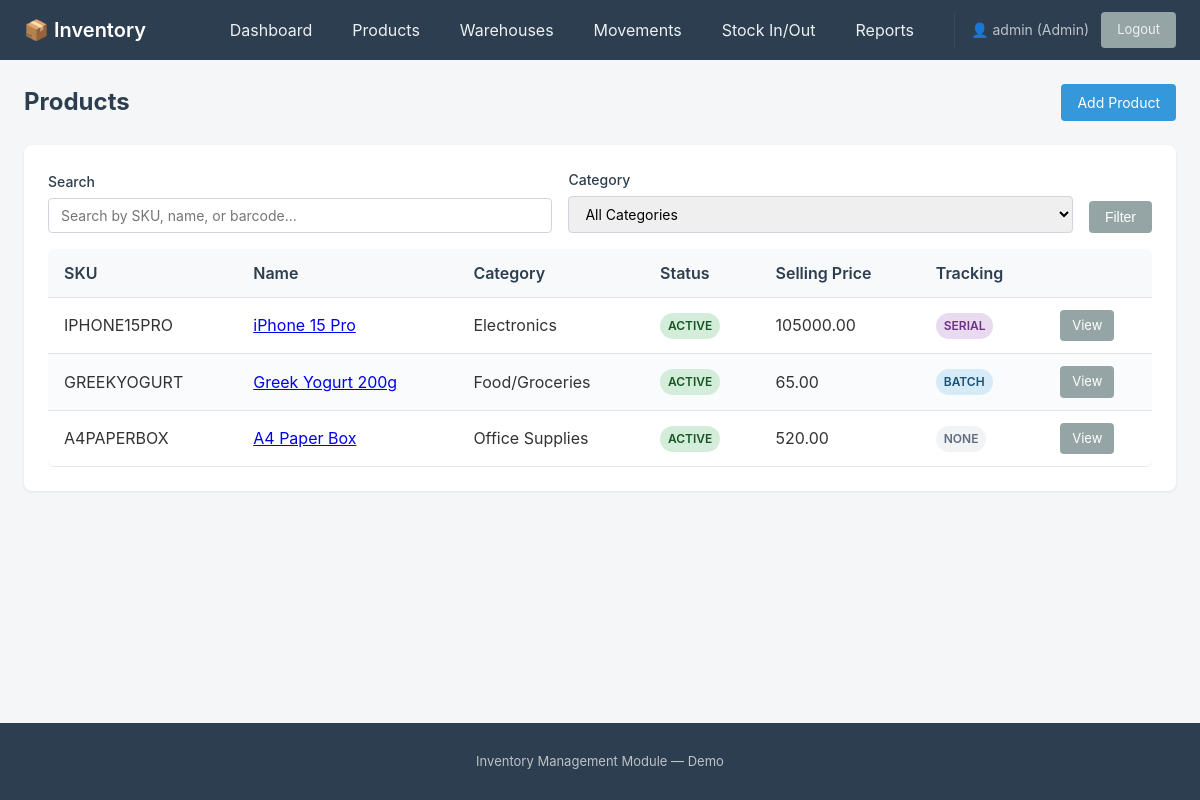
Screenshot of /products/ (signed in) with the database file from the repository.
### inventory/models.py (models this page shows, shortened)
class Product(models.Model):
    TRACKING_NONE = 'NONE'
    TRACKING_BATCH = 'BATCH'
    TRACKING_SERIAL = 'SERIAL'
    TRACKING_CHOICES = [
        (TRACKING_NONE, 'None'),
        (TRACKING_BATCH, 'Batch'),
        (TRACKING_SERIAL, 'Serial'),
    ]
    STATUS_ACTIVE = 'ACTIVE'
    STATUS_INACTIVE = 'INACTIVE'
    STATUS_CHOICES = [
        (STATUS_ACTIVE, 'Active'),
        (STATUS_INACTIVE, 'Inactive'),
    ]
    sku = models.CharField(max_length=50, unique=True)
    barcode = models.CharField(max_length=50, unique=True, null=True, blank=True)
    name = models.CharField(max_length=200)
    description = models.TextField(blank=True)
    category = models.ForeignKey(Category, on_delete=models.PROTECT, related_name='products')
    unit = models.ForeignKey(Unit, on_delete=models.PROTECT, related_name='products')
    cost_price = models.DecimalField(max_digits=10, decimal_places=2)
    selling_price = models.DecimalField(max_digits=10, decimal_places=2)
    reorder_level = models.IntegerField(default=10)
    tracking_mode = models.CharField(max_length=10, choices=TRACKING_CHOICES, default=TRACKING_NONE)
    status = models.CharField(max_length=10, choices=STATUS_CHOICES, default=STATUS_ACTIVE)

class Category(models.Model):
    name = models.CharField(max_length=100)
    parent = models.ForeignKey(
        'self',
        on_delete=models.SET_NULL,
        null=True,
        blank=True,
        related_name='children'
    )
    class Meta:
        verbose_name_plural = 'Categories'

### inventory/views.py (the view)
# urls.py: path('products/', views.product_list, name='product_list'),
@login_required
def product_list(request):
    query = request.GET.get('q', '')
    category_id = request.GET.get('category', '')
    products = Product.objects.select_related('category', 'unit').filter(status=Product.STATUS_ACTIVE)
    if query:
        products = products.filter(
            Q(sku__icontains=query) | Q(name__icontains=query) | Q(barcode__icontains=query)
        )
    if category_id:
        products = products.filter(category_id=category_id)
    categories = Category.objects.all()
    context = {
        'products': products,
        'query': query,
        'selected_category': category_id,
        'categories': categories,
    }
    return render(request, 'inventory/product_list.html', context)

### inventory/templates/inventory/product_list.html (shortened to what this page needs)
{% extends 'base.html' %}
{% block content %}
<div class="page-header">
    <h1>Products</h1>
    {% if user.is_superuser or user.groups.filter.name == 'Manager' %}
        <a href="{% url 'product_create' %}" class="btn btn-primary">Add Product</a>
    {% endif %}
</div>
<div class="card">
    <form method="get" class="filter-bar">
        <div class="form-group">
            <label for="id_q">Search</label>
            <input type="text" name="q" id="id_q" value="{{ query }}" placeholder="Search by SKU, name, or barcode...">
        </div>
        <div class="form-group">
            <label for="id_category">Category</label>
            <select name="category" id="id_category">
                <option value="">All Categories</option>
            </select>
        </div>
        <button type="submit" class="btn btn-secondary">Filter</button>
    </form>
    <div class="table-responsive">
        <table>
            <thead>
                <tr>
                    <th>SKU</th>
                    <th>Name</th>
                    <th>Category</th>
                    <th>Status</th>
                    <th>Selling Price</th>
                    <th>Tracking</th>
                    <th></th>
                </tr>
            </thead>
            <tbody>
                {% for product in products %}
                    <tr>
                        <td>{{ product.sku }}</td>
                        <td><a href="{% url 'product_detail' product.pk %}">{{ product.name }}</a></td>
                        <td>{{ product.category.name }}</td>
                        <td>
                            <span class="badge {% if product.status == 'ACTIVE' %}badge-active{% else %}badge-inactive{% endif %}">
                                {{ product.status }}
                            </span>
                        </td>
                        <td>{{ product.selling_price }}</td>
                        <td>
                            <span class="badge
                                {% if product.tracking_mode == 'BATCH' %}badge-batch
                                {% elif product.tracking_mode == 'SERIAL' %}badge-serial
                                {% else %}badge-none{% endif %}">
                                {{ product.get_tracking_mode_display }}
                            </span>
                        </td>
                        <td>
                            <a href="{% url 'product_detail' product.pk %}" class="btn btn-sm btn-secondary">View</a>
                        </td>
                    </tr>
                {% empty %}
                    <tr>
                        <td colspan="7" style="text-align: center; padding: 2rem;">No products found.</td>
                    </tr>
                {% endfor %}
            </tbody>
        </table>
    </div>
</div>
{% endblock %}

### inventory/templates/base.html (shortened to what this page needs)
{% load static %}
<!DOCTYPE html>
<html lang="en">
<head>
    <link rel="stylesheet" href="{% static 'inventory/style.css' %}">
</head>
<body>
    <nav class="navbar">
        <div class="navbar-brand">
            <a href="{% url 'dashboard' %}">📦 Inventory</a>
        </div>
        <ul class="navbar-nav">
            {% if user.is_superuser or user.groups.all|length > 0 %}
                <li><a href="{% url 'dashboard' %}">Dashboard</a></li>
                {% if not user.groups.filter.name == 'Clerk' %}
                <li><a href="{% url 'product_list' %}">Products</a></li>
                {% endif %}
                <li><a href="{% url 'warehouse_list' %}">Warehouses</a></li>
                <li><a href="{% url 'stock_movement_list' %}">Movements</a></li>
                <li><a href="{% url 'stock_movement_create' %}">Stock In/Out</a></li>
                {% if user.is_superuser or user.groups.filter.name == 'Manager' %}
                <li><a href="{% url 'stock_report' %}">Reports</a></li>
                {% endif %}
            {% endif %}
            {% if user.is_authenticated %}
                <li class="user-info">
                    <span>👤 {{ user.username }}
                        {% if user.is_superuser %}(Admin)
                        {% elif user.groups.filter.name == 'Manager' %}(Manager)
                        {% elif user.groups.filter.name == 'Clerk' %}(Clerk)
                        {% endif %}
                    </span>
                    <a href="{% url 'logout' %}" class="btn btn-secondary btn-sm">Logout</a>
                </li>
            {% else %}
                <li><a href="{% url 'login' %}" class="btn btn-secondary">Login</a></li>
            {% endif %}
        </ul>
    </nav>
    <main class="container">
        {% block content %}{% endblock %}
    </main>
    <footer class="footer">
        <p>Inventory Management Module — Demo</p>
    </footer>
</body>
</html>

### inventory/static/inventory/style.css (style rules this page uses)
* { box-sizing: border-box; }
body { margin: 0; font-family: -apple-system, BlinkMacSystemFont, 'Segoe UI', Roboto, Oxygen, Ubuntu, sans-serif; line-height: 1.5; color: #333; background: #f5f6f7; min-height: 100vh; display: flex; flex-direction: column; }
.navbar { background: #2c3e50; color: #fff; padding: 0.75rem 1.5rem; display: flex; justify-content: space-between; align-items: center; flex-wrap: wrap; gap: 1rem; }
.navbar-brand a { color: #fff; text-decoration: none; font-size: 1.25rem; font-weight: 600; }
.navbar-nav { list-style: none; margin: 0; padding: 0; display: flex; flex-wrap: wrap; gap: 0.5rem; align-items: center; }
.navbar-nav a { color: #ecf0f1; text-decoration: none; padding: 0.5rem 1rem; border-radius: 4px; transition: background 0.2s; }
.user-info { display: flex; align-items: center; gap: 0.75rem; margin-left: 1rem; padding-left: 1rem; border-left: 1px solid #34495e; }
.user-info span { font-size: 0.875rem; color: #bdc3c7; }
.btn { display: inline-block; padding: 0.5rem 1rem; border: none; border-radius: 4px; cursor: pointer; font-size: 0.875rem; text-decoration: none; text-align: center; transition: background 0.2s, opacity 0.2s; }
.btn-primary { background: #3498db; color: #fff; }
.btn-secondary { background: #95a5a6; color: #fff; }
.btn-sm { padding: 0.375rem 0.75rem; font-size: 0.8125rem; }
.container { flex: 1; padding: 1.5rem; max-width: 1200px; margin: 0 auto; width: 100%; }
.table-responsive { overflow-x: auto; }
table { width: 100%; border-collapse: collapse; background: #fff; box-shadow: 0 1px 3px rgba(0,0,0,0.08); border-radius: 8px; overflow: hidden; }
th, td { padding: 0.75rem 1rem; text-align: left; border-bottom: 1px solid #e1e4e8; }
th { background: #f8f9fa; font-weight: 600; color: #2c3e50; white-space: nowrap; }
tbody tr:nth-child(even) { background: #fafbfc; }
.form-group { margin-bottom: 1rem; }
.form-group label { display: block; margin-bottom: 0.375rem; font-weight: 500; font-size: 0.875rem; color: #2c3e50; }
.form-group input, .form-group select, .form-group textarea { width: 100%; padding: 0.5rem 0.75rem; border: 1px solid #d1d5db; border-radius: 4px; font-size: 0.875rem; font-family: inherit; transition: border-color 0.2s, box-shadow 0.2s; }
.page-header { display: flex; justify-content: space-between; align-items: center; margin-bottom: 1.5rem; flex-wrap: wrap; gap: 1rem; }
.page-header h1 { margin: 0; font-size: 1.5rem; color: #2c3e50; }
.filter-bar { display: flex; gap: 1rem; margin-bottom: 1rem; flex-wrap: wrap; align-items: flex-end; }
.filter-bar .form-group { flex: 1; min-width: 200px; margin-bottom: 0; }
.card { background: #fff; border-radius: 8px; box-shadow: 0 1px 3px rgba(0,0,0,0.08); padding: 1.5rem; margin-bottom: 1.5rem; }
.badge { display: inline-block; padding: 0.25rem 0.5rem; border-radius: 9999px; font-size: 0.75rem; font-weight: 600; text-transform: uppercase; }
.badge-active { background: #d4edda; color: #155724; }
.badge-batch { background: #d6eaf8; color: #1a5276; }
.badge-serial { background: #e8daef; color: #6c3483; }
.badge-none { background: #f2f3f4; color: #5d6d7e; }
.footer { background: #2c3e50; color: #bdc3c7; text-align: center; padding: 1rem; margin-top: auto; font-size: 0.8125rem; }

### rows the page displays
Product: sku "IPHONE15PRO", name "iPhone 15 Pro", category.name "Electronics", status "ACTIVE", selling_price "105000.00", tracking_mode "SERIAL"
Product: sku "GREEKYOGURT", name "Greek Yogurt 200g", category.name "Food/Groceries", status "ACTIVE", selling_price "65.00", tracking_mode "BATCH"
Product: sku "A4PAPERBOX", name "A4 Paper Box", category.name "Office Supplies", status "ACTIVE", selling_price "520.00", tracking_mode "NONE"

### other values shown
{{ user.username }} "admin"
